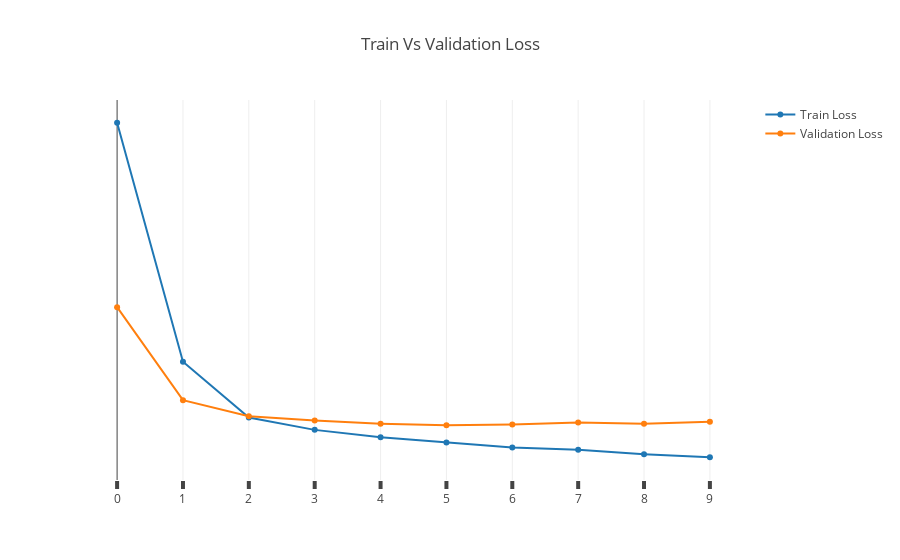

Notebook code cell kept with this figure:
### Code cell
x1 = np.arange(0,11,1)
y1 = history3.history["loss"]
name1 = "Train Loss"

x2 = np.arange(0,11,1)
y2 = history3.history["val_loss"]
name2 = "Validation Loss"

plot_graph.trace(x1, y1, name1, x2, y2, name2, "Train Vs Validation Loss")

### Figure 1 — Plotly figure (JSON) as saved in the notebook; plotly's stock layout.template omitted (floating-point values rounded to 4 significant figures)
{"data": [{"name": "Train Loss", "type": "scatter", "uid": "a1709e18-f313-11e8-ba16-2089841a8cd2", "x": [0, 1, 2, 3, 4, 5, 6, 7, 8, 9, 10], "y": [0.2148, 0.1038, 0.07785, 0.07215, 0.06871, 0.06627, 0.064, 0.06287, 0.06086, 0.05943]}, {"name": "Validation Loss", "type": "scatter", "uid": "a1709e19-f313-11e8-a9f1-2089841a8cd2", "x": [0, 1, 2, 3, 4, 5, 6, 7, 8, 9, 10], "y": [0.1292, 0.08595, 0.07845, 0.07645, 0.07502, 0.07425, 0.07464, 0.0756, 0.07498, 0.07593]}], "layout": {"title": "Train Vs Validation Loss", "xaxis": {"dtick": 1, "tick0": 0, "ticklen": 8, "tickmode": "linear", "ticks": "outside", "tickwidth": 4}, "yaxis": {"dtick": 1, "tick0": 0, "ticklen": 8, "tickmode": "linear", "ticks": "outside", "tickwidth": 4}}}
